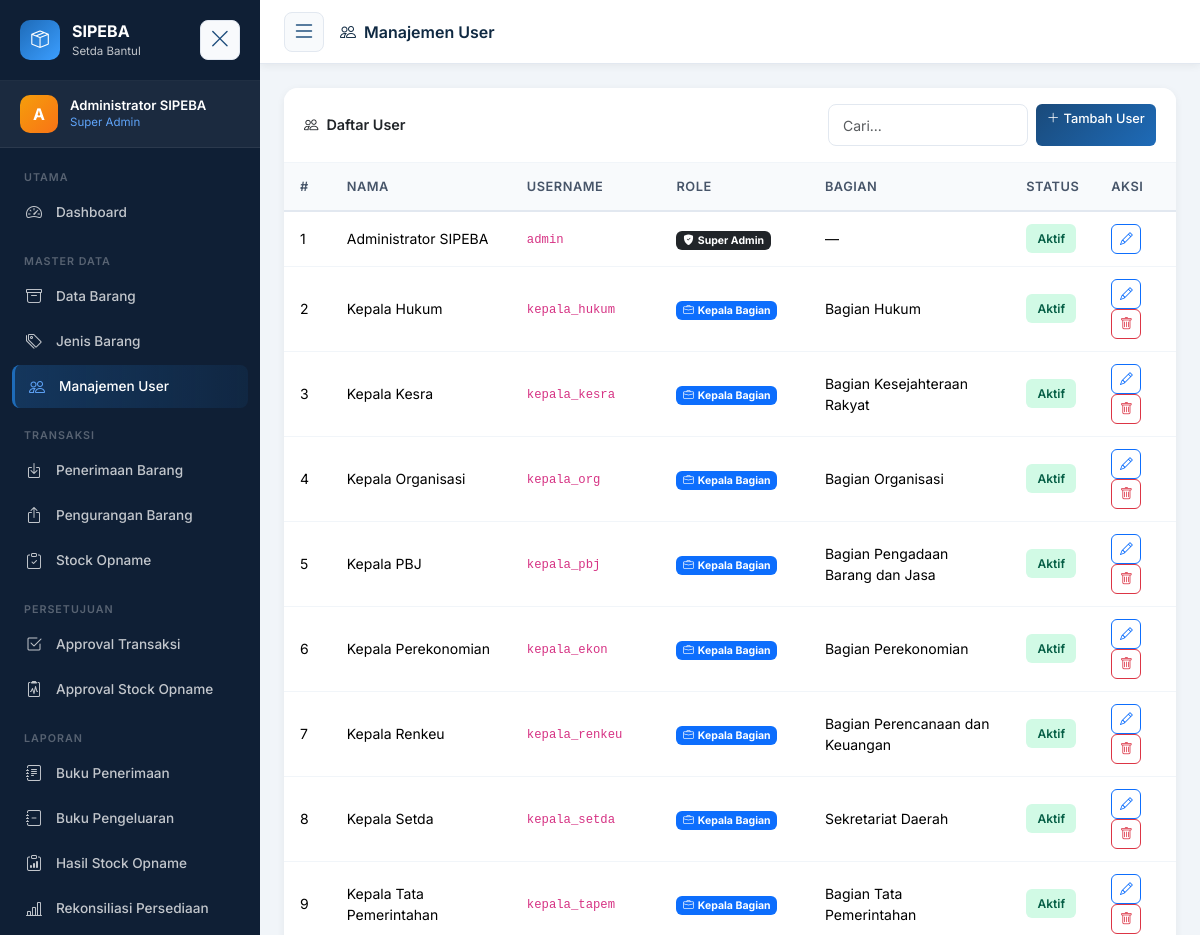
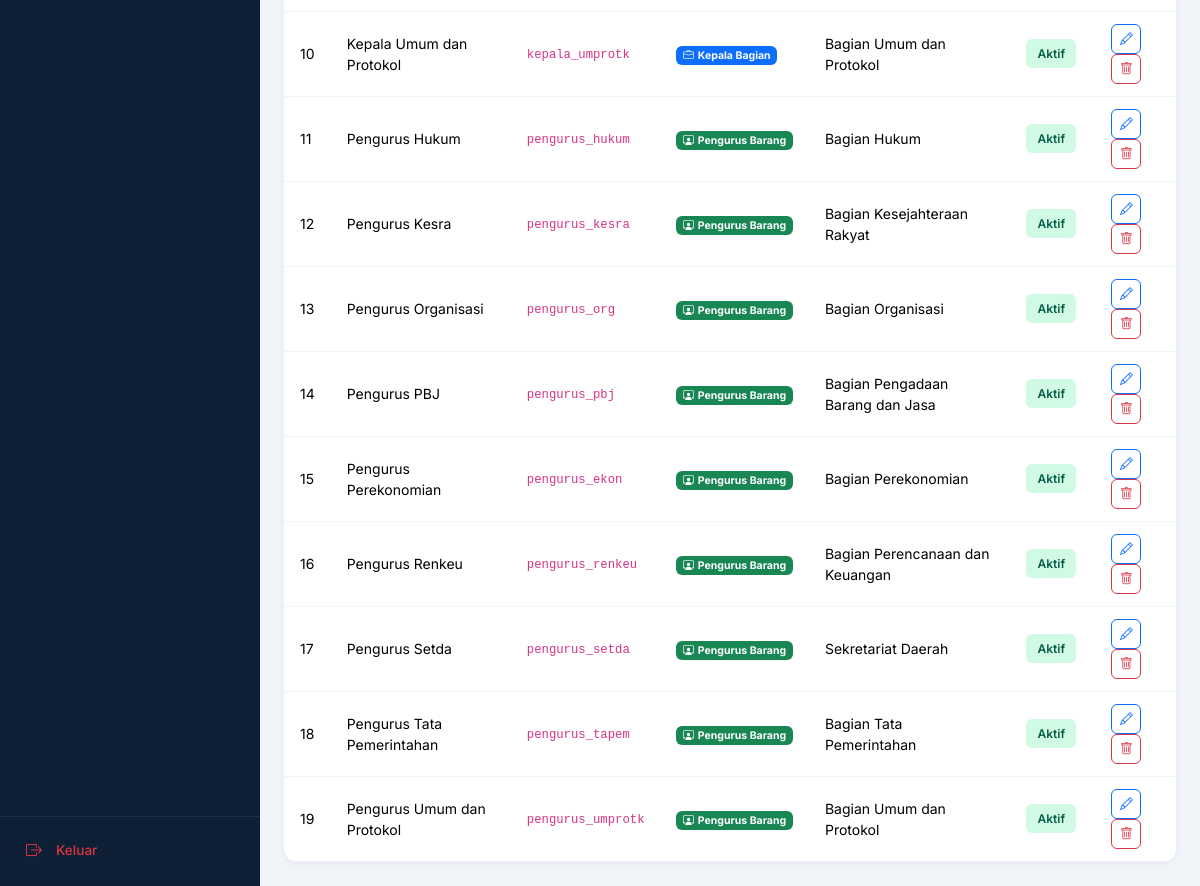
The page /master_data/users/index.php (signed in) on the database its author committed (2 pictures, top to bottom).
### tables this page shows
CREATE TABLE `users` (
  `id` INT UNSIGNED AUTO_INCREMENT PRIMARY KEY,
  `nama` VARCHAR(100) NOT NULL,
  `username` VARCHAR(50) NOT NULL UNIQUE,
  `password` VARCHAR(255) NOT NULL,
  `role` ENUM('superadmin','kepala','pengurus') NOT NULL,
  `id_bagian` INT UNSIGNED NULL,
  `is_active` TINYINT(1) DEFAULT 1,
  `created_at` TIMESTAMP DEFAULT CURRENT_TIMESTAMP,
  FOREIGN KEY (`id_bagian`) REFERENCES `bagian`(`id`) ON DELETE SET NULL
);

CREATE TABLE `bagian` (
  `id` INT UNSIGNED AUTO_INCREMENT PRIMARY KEY,
  `kode` VARCHAR(10) NOT NULL UNIQUE,
  `nama` VARCHAR(100) NOT NULL,
  `created_at` TIMESTAMP DEFAULT CURRENT_TIMESTAMP
);

### config/auth.php (called while the page is built, shortened)
<?php
function getUserId(): int {
    return (int)($_SESSION['user_id'] ?? 0);
}

### master_data/users/index.php (the view, shortened to what this page needs)
<?php
require_once __DIR__ . '/../../config/bootstrap.php';
$users = $conn->query("
    SELECT u.*, b.nama AS nama_bagian
    FROM users u LEFT JOIN bagian b ON u.id_bagian=b.id
    ORDER BY u.role, u.nama
");
include BASE_PATH . '/includes/header.php';
include BASE_PATH . '/includes/sidebar.php';
?>
<div class="main-content">
  <div class="topbar">
    <button class="sidebar-toggle-btn me-3" id="mainSidebarToggle"><i class="bi bi-list fs-4"></i></button>
    <div class="topbar-title"><i class="bi bi-people me-2"></i>Manajemen User</div>
  </div>
  <div class="page-content">
    <div class="card">
      <div class="card-header d-flex align-items-center justify-content-between">
        <span><i class="bi bi-people me-2"></i>Daftar User</span>
        <div class="d-flex gap-2">
          <input type="text" class="form-control form-control-sm" style="width:200px" data-table-search="userTable" placeholder="Cari...">
          <a href="create.php" class="btn btn-primary btn-sm"><i class="bi bi-plus-lg me-1"></i>Tambah User</a>
        </div>
      </div>
      <div class="table-wrapper">
        <table class="table" id="userTable">
          <thead><tr><th>#</th><th>Nama</th><th>Username</th><th>Role</th><th>Bagian</th><th>Status</th><th>Aksi</th></tr></thead>
          <tbody>
            <?php $no=1; while($u=$users->fetch_assoc()): ?>
            <tr>
              <td><?=$no++?></td>
              <td><?=htmlspecialchars($u['nama'])?></td>
              <td><code><?=htmlspecialchars($u['username'])?></code></td>
              <td>
                <?php
                $rc=['superadmin'=>['bg-dark','bi-shield-fill-check'],'kepala'=>['bg-primary','bi-briefcase'],'pengurus'=>['bg-success','bi-person-workspace']];
                $rl=['superadmin'=>'Super Admin','kepala'=>'Kepala Bagian','pengurus'=>'Pengurus Barang'];
                [$rbg,$ric]=$rc[$u['role']]??['bg-secondary','bi-person'];
                ?>
                <span class="badge <?=$rbg?>"><i class="bi <?=$ric?> me-1"></i><?=$rl[$u['role']]??$u['role']?></span>
              </td>
              <td><?=htmlspecialchars($u['nama_bagian']??'—')?></td>
              <td><span class="badge-sipeba <?=$u['is_active']?'badge-approved':'badge-rejected'?>"><?=$u['is_active']?'Aktif':'Non-Aktif'?></span></td>
              <td>
                <a href="edit.php?id=<?=$u['id']?>" class="btn btn-sm btn-outline-primary btn-icon" data-bs-toggle="tooltip" title="Edit"><i class="bi bi-pencil"></i></a>
                <?php if($u['id']!==getUserId()&&$u['role']!=='superadmin'): ?>
                <form method="POST" class="d-inline">
                  <button type="submit" class="btn btn-sm btn-outline-danger btn-icon" data-confirm="Hapus user <?=htmlspecialchars($u['nama'])?>?" data-bs-toggle="tooltip" title="Hapus"><i class="bi bi-trash"></i></button>
                </form>
                <?php endif; ?>
              </td>
            </tr>
            <?php endwhile; ?>
          </tbody>
        </table>
      </div>
    </div>
  </div>
</div>
<?php include BASE_PATH . '/includes/footer.php'; ?>

### assets/css/style.css (style rules this page uses)
:root { --primary: #1a4a7a; --primary-dark: #0f2942; --primary-light: #1e6bb8; --accent: #f59e0b; --sidebar-width: 260px; --sidebar-collapsed-width: 70px; --sidebar-bg: #0f1f35; --sidebar-text: rgba(255, 255, 255, 0.75); --sidebar-hover: rgba(255, 255, 255, 0.1); --sidebar-active-bg: linear-gradient( 90deg, rgba(30, 107, 184, 0.3), rgba(30, 107, 184, 0.1) ); --sidebar-active-border: #1e6bb8; --topbar-height: 64px; --card-radius: 14px; --transition: all 0.2s ease; --shadow-sm: 0 2px 8px rgba(0, 0, 0, 0.06); --shadow-md: 0 4px 20px rgba(0, 0, 0, 0.1); --shadow-lg: 0 10px 40px rgba(0, 0, 0, 0.15); }
* { box-sizing: border-box; margin: 0; padding: 0; }
body { font-family: "Inter", sans-serif; background: #f1f5f9; color: #1e293b; font-size: 0.9rem; }
.main-content { margin-left: var(--sidebar-width); flex: 1; display: flex; flex-direction: column; min-height: 100vh; transition: margin-left 0.3s ease; }
.topbar { height: var(--topbar-height); background: white; border-bottom: 1px solid #e2e8f0; display: flex; align-items: center; padding: 0 1.5rem; position: sticky; top: 0; z-index: 100; box-shadow: var(--shadow-sm); }
.topbar-title { font-weight: 600; font-size: 1rem; color: var(--primary-dark); flex: 1; }
.page-content { padding: 1.5rem; flex: 1; }
.card { border: none; border-radius: var(--card-radius); box-shadow: var(--shadow-sm); background: white; }
.card-header { background: white; border-bottom: 1px solid #f1f5f9; border-radius: var(--card-radius) var(--card-radius) 0 0 !important; padding: 1rem 1.25rem; font-weight: 600; font-size: 0.9rem; }
.table-wrapper { overflow-x: auto; border-radius: 0 0 var(--card-radius) var(--card-radius); }
.table { margin-bottom: 0; font-size: 0.875rem; }
.table thead th { background: #f8fafc; border-bottom: 2px solid #e2e8f0; color: #475569; font-weight: 600; font-size: 0.8rem; text-transform: uppercase; letter-spacing: 0.5px; padding: 0.85rem 1rem; white-space: nowrap; }
.table tbody td { padding: 0.75rem 1rem; vertical-align: middle; border-color: #f1f5f9; }
.badge-sipeba { padding: 0.35rem 0.7rem; border-radius: 6px; font-size: 0.75rem; font-weight: 600; display: inline-flex; align-items: center; gap: 0.3rem; }
.badge-approved { background: #d1fae5; color: #065f46; }
.form-control, .form-select { border: 1.5px solid #e2e8f0; border-radius: 8px; padding: 0.6rem 0.9rem; font-size: 0.875rem; transition: border-color 0.2s, box-shadow 0.2s; }
.btn { border-radius: 8px; font-weight: 500; font-size: 0.875rem; padding: 0.5rem 1rem; }
.btn-primary { background: linear-gradient(135deg, var(--primary), var(--primary-light)); border: none; }
.btn-sm { padding: 0.3rem 0.7rem; font-size: 0.8rem; border-radius: 6px; }
.btn-icon { width: 30px; height: 30px; padding: 0; display: inline-flex; align-items: center; justify-content: center; border-radius: 6px; }
.sidebar-toggle-btn { background: #f8fafc; border: 1.5px solid #e2e8f0; color: var(--primary); font-size: 1.25rem; padding: 0.5rem; border-radius: 8px; cursor: pointer; transition: all 0.3s ease; display: flex !important; align-items: center; justify-content: center; width: 40px; height: 40px; flex-shrink: 0; position: relative; z-index: 10; }
.sidebar-toggle-btn i { transition: transform 0.3s ease; font-size: 1.3rem; line-height: 1; }

### rows shown on the page
users: nama "Administrator SIPEBA", username "admin", role "Super Admin", nama_bagian "—", is_active "Aktif"
users: nama "Kepala Hukum", username "kepala_hukum", role "Kepala Bagian", id_bagian.nama "Bagian Hukum", is_active "Aktif"
users: nama "Kepala Kesra", username "kepala_kesra", role "Kepala Bagian", id_bagian.nama "Bagian Kesejahteraan Rakyat", is_active "Aktif"
users: nama "Kepala Organisasi", username "kepala_org", role "Kepala Bagian", id_bagian.nama "Bagian Organisasi", is_active "Aktif"
users: nama "Kepala PBJ", username "kepala_pbj", role "Kepala Bagian", id_bagian.nama "Bagian Pengadaan Barang dan Jasa", is_active "Aktif"
users: nama "Kepala Perekonomian", username "kepala_ekon", role "Kepala Bagian", id_bagian.nama "Bagian Perekonomian", is_active "Aktif"
users: nama "Kepala Renkeu", username "kepala_renkeu", role "Kepala Bagian", id_bagian.nama "Bagian Perencanaan dan Keuangan", is_active "Aktif"
users: nama "Kepala Setda", username "kepala_setda", role "Kepala Bagian", id_bagian.nama "Sekretariat Daerah", is_active "Aktif"
users: nama "Kepala Tata Pemerintahan", username "kepala_tapem", role "Kepala Bagian", id_bagian.nama "Bagian Tata Pemerintahan", is_active "Aktif"
users: nama "Kepala Umum dan Protokol", username "kepala_umprotk", role "Kepala Bagian", id_bagian.nama "Bagian Umum dan Protokol", is_active "Aktif"
users: nama "Pengurus Hukum", username "pengurus_hukum", role "Pengurus Barang", id_bagian.nama "Bagian Hukum", is_active "Aktif"
users: nama "Pengurus Kesra", username "pengurus_kesra", role "Pengurus Barang", id_bagian.nama "Bagian Kesejahteraan Rakyat", is_active "Aktif"
users: nama "Pengurus Organisasi", username "pengurus_org", role "Pengurus Barang", id_bagian.nama "Bagian Organisasi", is_active "Aktif"
users: nama "Pengurus PBJ", username "pengurus_pbj", role "Pengurus Barang", id_bagian.nama "Bagian Pengadaan Barang dan Jasa", is_active "Aktif"
users: nama "Pengurus Perekonomian", username "pengurus_ekon", role "Pengurus Barang", id_bagian.nama "Bagian Perekonomian", is_active "Aktif"
users: nama "Pengurus Renkeu", username "pengurus_renkeu", role "Pengurus Barang", id_bagian.nama "Bagian Perencanaan dan Keuangan", is_active "Aktif"
users: nama "Pengurus Setda", username "pengurus_setda", role "Pengurus Barang", id_bagian.nama "Sekretariat Daerah", is_active "Aktif"
users: nama "Pengurus Tata Pemerintahan", username "pengurus_tapem", role "Pengurus Barang", id_bagian.nama "Bagian Tata Pemerintahan", is_active "Aktif"
users: nama "Pengurus Umum dan Protokol", username "pengurus_umprotk", role "Pengurus Barang", id_bagian.nama "Bagian Umum dan Protokol", is_active "Aktif"

### other values the page prints
substr($user['nama'] ?? 'U', 0, 1) "A"
$user['nama'] "Administrator SIPEBA"
$roleLabel[$role] "Super Admin"
